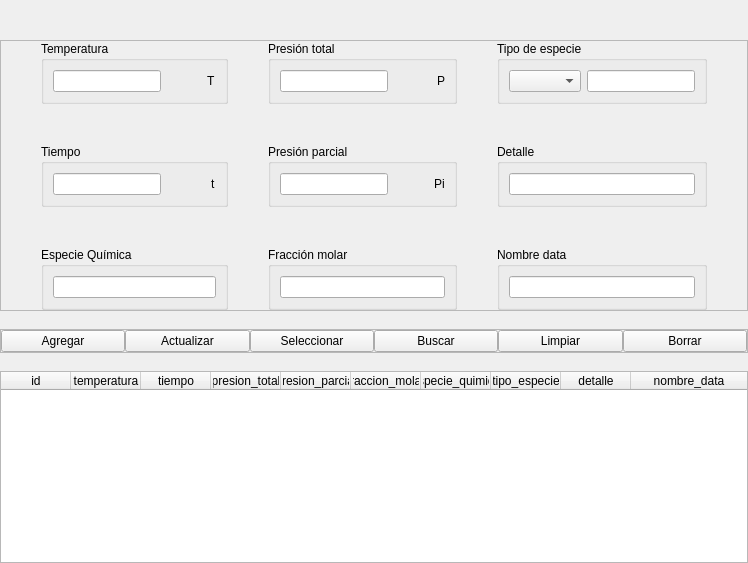
              <widget class="QWidget" name="ci_tab">
               <attribute name="title">
                <string>Condiciones Iniciales</string>
               </attribute>
               <layout class="QVBoxLayout" name="verticalLayout_23">
                <property name="spacing">
                 <number>0</number>
                </property>
                <property name="leftMargin">
                 <number>0</number>
                </property>
                <property name="topMargin">
                 <number>0</number>
                </property>
                <property name="rightMargin">
                 <number>0</number>
                </property>
                <property name="bottomMargin">
                 <number>0</number>
                </property>
                <item>
                 <layout class="QVBoxLayout" name="verticalLayout_9">
                  <property name="spacing">
                   <number>0</number>
                  </property>
                  <item>
                   <layout class="QVBoxLayout" name="verticalLayout_10">
                    <property name="spacing">
                     <number>0</number>
                    </property>
                    <item>
                     <spacer name="verticalSpacer_10">
                      <property name="orientation">
                       <enum>Qt::Vertical</enum>
                      </property>
                      <property name="sizeHint" stdset="0">
                       <size>
                        <width>20</width>
                        <height>40</height>
                       </size>
                      </property>
                     </spacer>
                    </item>
                    <item>
                     <widget class="QFrame" name="datos_frame_2">
                      <property name="frameShape">
                       <enum>QFrame::StyledPanel</enum>
                      </property>
                      <property name="frameShadow">
                       <enum>QFrame::Raised</enum>
                      </property>
                      <layout class="QHBoxLayout" name="horizontalLayout_17">
                       <property name="spacing">
                        <number>0</number>
                       </property>
                       <property name="leftMargin">
                        <number>0</number>
                       </property>
                       <property name="topMargin">
                        <number>0</number>
                       </property>
                       <property name="rightMargin">
                        <number>0</number>
                       </property>
                       <property name="bottomMargin">
                        <number>0</number>
                       </property>
                       <item>
                        <spacer name="horizontalSpacer_18">
                         <property name="orientation">
                          <enum>Qt::Horizontal</enum>
                         </property>
                         <property name="sizeHint" stdset="0">
                          <size>
                           <width>40</width>
                           <height>20</height>
                          </size>
                         </property>
                        </spacer>
                       </item>
                       <item>
                        <layout class="QHBoxLayout" name="horizontalLayout_19">
                         <item>
                          <layout class="QVBoxLayout" name="verticalLayout_14">
                           <item>
                            <widget class="QGroupBox" name="groupBox_44">
                             <property name="title">
                              <string>Temperatura</string>
                             </property>
                             <layout class="QHBoxLayout" name="horizontalLayout_20">
                              <item>
                               <widget class="QLineEdit" name="temperatura_ci_edit"/>
                              </item>
                              <item>
                               <spacer name="horizontalSpacer_19">
                                <property name="orientation">
                                 <enum>Qt::Horizontal</enum>
                                </property>
                                <property name="sizeHint" stdset="0">
                                 <size>
                                  <width>40</width>
                                  <height>20</height>
                                 </size>
                                </property>
                               </spacer>
                              </item>
                              <item>
                               <widget class="QLabel" name="temp_ci_l">
                                <property name="text">
                                 <string>T</string>
                                </property>
                               </widget>
                              </item>
                             </layout>
                            </widget>
                           </item>
                           <item>
                            <spacer name="verticalSpacer_11">
                             <property name="orientation">
                              <enum>Qt::Vertical</enum>
                             </property>
                             <property name="sizeHint" stdset="0">
                              <size>
                               <width>20</width>
                               <height>40</height>
                              </size>
                             </property>
                            </spacer>
                           </item>
                           <item>
                            <widget class="QGroupBox" name="groupBox_45">
                             <property name="title">
                              <string>Tiempo</string>
                             </property>
                             <layout class="QHBoxLayout" name="horizontalLayout_21">
                              <item>
                               <widget class="QLineEdit" name="tiempo_ci_edit"/>
                              </item>
                              <item>
                               <spacer name="horizontalSpacer_20">
                                <property name="orientation">
                                 <enum>Qt::Horizontal</enum>
                                </property>
                                <property name="sizeHint" stdset="0">
                                 <size>
                                  <width>40</width>
                                  <height>20</height>
                                 </size>
                                </property>
                               </spacer>
                              </item>
                              <item>
                               <widget class="QLabel" name="t_ci_l">
                                <property name="text">
                                 <string>t</string>
                                </property>
                               </widget>
                              </item>
                             </layout>
                            </widget>
                           </item>
                           <item>
                            <spacer name="verticalSpacer_12">
                             <property name="orientation">
                              <enum>Qt::Vertical</enum>
                             </property>
                             <property name="sizeHint" stdset="0">
                              <size>
                               <width>20</width>
                               <height>40</height>
                              </size>
                             </property>
                            </spacer>
                           </item>
                           <item>
                            <widget class="QGroupBox" name="groupBox_46">
                             <property name="title">
                              <string>Especie Química</string>
                             </property>
                             <layout class="QHBoxLayout" name="horizontalLayout_30">
                              <item>
                               <widget class="QLineEdit" name="especie_quimica_ci_edit"/>
                              </item>
                             </layout>
                            </widget>
                           </item>
                          </layout>
                         </item>
                         <item>
                          <spacer name="horizontalSpacer_26">
                           <property name="orientation">
                            <enum>Qt::Horizontal</enum>
                           </property>
                           <property name="sizeHint" stdset="0">
                            <size>
                             <width>40</width>
                             <height>20</height>
                            </size>
                           </property>
                          </spacer>
                         </item>
                         <item>
                          <layout class="QVBoxLayout" name="verticalLayout_15">
                           <item>
                            <widget class="QGroupBox" name="groupBox_47">
                             <property name="title">
                              <string>Presión total</string>
                             </property>
                             <layout class="QHBoxLayout" name="horizontalLayout_31">
                              <item>
                               <widget class="QLineEdit" name="presion_total_ci_edit"/>
                              </item>
                              <item>
                               <spacer name="horizontalSpacer_24">
                                <property name="orientation">
                                 <enum>Qt::Horizontal</enum>
                                </property>
                                <property name="sizeHint" stdset="0">
                                 <size>
                                  <width>40</width>
                                  <height>20</height>
                                 </size>
                                </property>
                               </spacer>
                              </item>
                              <item>
                               <widget class="QLabel" name="p_ci_l">
                                <property name="text">
                                 <string>P</string>
                                </property>
                               </widget>
                              </item>
                             </layout>
                            </widget>
                           </item>
                           <item>
                            <spacer name="verticalSpacer_13">
                             <property name="orientation">
                              <enum>Qt::Vertical</enum>
                             </property>
                             <property name="sizeHint" stdset="0">
                              <size>
                               <width>20</width>
                               <height>40</height>
                              </size>
                             </property>
                            </spacer>
                           </item>
                           <item>
                            <widget class="QGroupBox" name="groupBox_48">
                             <property name="title">
                              <string>Presión parcial</string>
                             </property>
                             <layout class="QHBoxLayout" name="horizontalLayout_32">
                              <item>
                               <widget class="QLineEdit" name="presion_parcial_ci_edit"/>
                              </item>
                              <item>
                               <spacer name="horizontalSpacer_25">
                                <property name="orientation">
                                 <enum>Qt::Horizontal</enum>
                                </property>
                                <property name="sizeHint" stdset="0">
                                 <size>
                                  <width>40</width>
                                  <height>20</height>
                                 </size>
                                </property>
                               </spacer>
                              </item>
                              <item>
                               <widget class="QLabel" name="pi_ci_l">
                                <property name="text">
                                 <string>Pi</string>
                                </property>
                               </widget>
                              </item>
                             </layout>
                            </widget>
                           </item>
                           <item>
                            <spacer name="verticalSpacer_15">
                             <property name="orientation">
                              <enum>Qt::Vertical</enum>
                             </property>
                             <property name="sizeHint" stdset="0">
                              <size>
                               <width>20</width>
                               <height>40</height>
                              </size>
                             </property>
                            </spacer>
                           </item>
                           <item>
                            <widget class="QGroupBox" name="groupBox_49">
                             <property name="title">
                              <string>Fracción molar</string>
                             </property>
                             <layout class="QHBoxLayout" name="horizontalLayout_33">
                              <item>
                               <widget class="QLineEdit" name="fraccion_molar_ci_edit"/>
                              </item>
                             </layout>
                            </widget>
                           </item>
                          </layout>
                         </item>
                         <item>
                          <spacer name="horizontalSpacer_27">
                           <property name="orientation">
                            <enum>Qt::Horizontal</enum>
                           </property>
                           <property name="sizeHint" stdset="0">
                            <size>
                             <width>40</width>
                             <height>20</height>
                            </size>
                           </property>
                          </spacer>
                         </item>
                         <item>
                          <layout class="QVBoxLayout" name="verticalLayout_16">
                           <item>
                            <widget class="QGroupBox" name="groupBox_50">
                             <property name="title">
                              <string>Tipo de especie</string>
                             </property>
                             <layout class="QHBoxLayout" name="horizontalLayout_34">
                              <item>
                               <widget class="QComboBox" name="tipo_especie_ci_box"/>
                              </item>
                              <item>
                               <widget class="QLineEdit" name="tipo_especie_ci_edit"/>
                              </item>
                             </layout>
                            </widget>
                           </item>
                           <item>
                            <spacer name="verticalSpacer_16">
                             <property name="orientation">
                              <enum>Qt::Vertical</enum>
                             </property>
                             <property name="sizeHint" stdset="0">
                              <size>
                               <width>20</width>
                               <height>40</height>
                              </size>
                             </property>
                            </spacer>
                           </item>
                           <item>
                            <widget class="QGroupBox" name="groupBox_51">
                             <property name="title">
                              <string>Detalle</string>
                             </property>
                             <layout class="QHBoxLayout" name="horizontalLayout_35">
                              <item>
                               <widget class="QLineEdit" name="detalle_ci_edit"/>
                              </item>
                             </layout>
                            </widget>
                           </item>
                           <item>
                            <spacer name="verticalSpacer_17">
                             <property name="orientation">
                              <enum>Qt::Vertical</enum>
                             </property>
                             <property name="sizeHint" stdset="0">
                              <size>
                               <width>20</width>
                               <height>40</height>
                              </size>
                             </property>
                            </spacer>
                           </item>
                           <item>
                            <widget class="QGroupBox" name="groupBox_52">
                             <property name="title">
                              <string>Nombre data</string>
                             </property>
                             <layout class="QHBoxLayout" name="horizontalLayout_78">
                              <item>
                               <widget class="QLineEdit" name="nombre_data_ci_edit"/>
                              </item>
                             </layout>
                            </widget>
                           </item>
                          </layout>
                         </item>
                        </layout>
                       </item>
                       <item>
                        <layout class="QHBoxLayout" name="horizontalLayout_18">
                         <property name="spacing">
                          <number>0</number>
                         </property>
                        </layout>
                       </item>
                       <item>
                        <spacer name="horizontalSpacer_39">
                         <property name="orientation">
                          <enum>Qt::Horizontal</enum>
                         </property>
                         <property name="sizeHint" stdset="0">
                          <size>
                           <width>40</width>
                           <height>20</height>
                          </size>
                         </property>
                        </spacer>
                       </item>
                      </layout>
                     </widget>
                    </item>
                    <item>
                     <spacer name="verticalSpacer_20">
                      <property name="orientation">
                       <enum>Qt::Vertical</enum>
                      </property>
                      <property name="sizeHint" stdset="0">
                       <size>
                        <width>20</width>
                        <height>18</height>
                       </size>
                      </property>
                     </spacer>
                    </item>
                    <item>
                     <widget class="QFrame" name="funciones_frame_ci">
                      <property name="frameShape">
                       <enum>QFrame::StyledPanel</enum>
                      </property>
                      <property name="frameShadow">
                       <enum>QFrame::Raised</enum>
                      </property>
                      <layout class="QHBoxLayout" name="horizontalLayout_36">
                       <property name="spacing">
                        <number>0</number>
                       </property>
                       <property name="leftMargin">
                        <number>0</number>
                       </property>
                       <property name="topMargin">
                        <number>0</number>
                       </property>
                       <property name="rightMargin">
                        <number>0</number>
                       </property>
                       <property name="bottomMargin">
                        <number>0</number>
                       </property>
                       <item>
                        <widget class="QPushButton" name="agregar_ci_btn">
                         <property name="text">
                          <string>Agregar</string>
                         </property>
                        </widget>
                       </item>
                       <item>
                        <widget class="QPushButton" name="actualizar_ci_btn">
                         <property name="text">
                          <string>Actualizar</string>
                         </property>
                        </widget>
                       </item>
                       <item>
                        <widget class="QPushButton" name="seleccionar_ci_btn">
                         <property name="text">
                          <string>Seleccionar</string>
                         </property>
                        </widget>
                       </item>
                       <item>
                        <widget class="QPushButton" name="buscar_ci_btn">
                         <property name="text">
                          <string>Buscar</string>
                         </property>
                        </widget>
                       </item>
                       <item>
                        <widget class="QPushButton" name="limpiar_ci_btn">
                         <property name="text">
                          <string>Limpiar</string>
                         </property>
                        </widget>
                       </item>
                       <item>
                        <widget class="QPushButton" name="borrar_ci_btn">
                         <property name="text">
                          <string>Borrar</string>
                         </property>
                        </widget>
                       </item>
                      </layout>
                     </widget>
                    </item>
                    <item>
                     <spacer name="verticalSpacer_21">
                      <property name="orientation">
                       <enum>Qt::Vertical</enum>
                      </property>
                      <property name="sizeHint" stdset="0">
                       <size>
                        <width>20</width>
                        <height>18</height>
                       </size>
                      </property>
                     </spacer>
                    </item>
                   </layout>
                  </item>
                  <item>
                   <layout class="QVBoxLayout" name="verticalLayout_17">
                    <property name="spacing">
                     <number>0</number>
                    </property>
                    <item>
                     <widget class="QTableWidget" name="condiciones_iniciales_tabla">
                      <property name="focusPolicy">
                       <enum>Qt::NoFocus</enum>
                      </property>
                      <property name="showGrid">
                       <bool>false</bool>
                      </property>
                      <attribute name="horizontalHeaderMinimumSectionSize">
                       <number>50</number>
                      </attribute>
                      <attribute name="horizontalHeaderDefaultSectionSize">
                       <number>70</number>
                      </attribute>
                      <attribute name="horizontalHeaderStretchLastSection">
                       <bool>true</bool>
                      </attribute>
                      <attribute name="verticalHeaderVisible">
                       <bool>false</bool>
                      </attribute>
                      <column>
                       <property name="text">
                        <string>id</string>
                       </property>
                      </column>
                      <column>
                       <property name="text">
                        <string>temperatura</string>
                       </property>
                      </column>
                      <column>
                       <property name="text">
                        <string>tiempo</string>
                       </property>
                      </column>
                      <column>
                       <property name="text">
                        <string>presion_total</string>
                       </property>
                      </column>
                      <column>
                       <property name="text">
                        <string>presion_parcial</string>
                       </property>
                      </column>
                      <column>
                       <property name="text">
                        <string>fraccion_molar</string>
                       </property>
                      </column>
                      <column>
                       <property name="text">
                        <string>especie_quimica</string>
                       </property>
                      </column>
                      <column>
                       <property name="text">
                        <string>tipo_especie</string>
                       </property>
                      </column>
                      <column>
                       <property name="text">
                        <string>detalle</string>
                       </property>
                      </column>
                      <column>
                       <property name="text">
                        <string>nombre_data</string>
                       </property>
                      </column>
                     </widget>
                    </item>
                   </layout>
                  </item>
                 </layout>
                </item>
               </layout>
              </widget>
